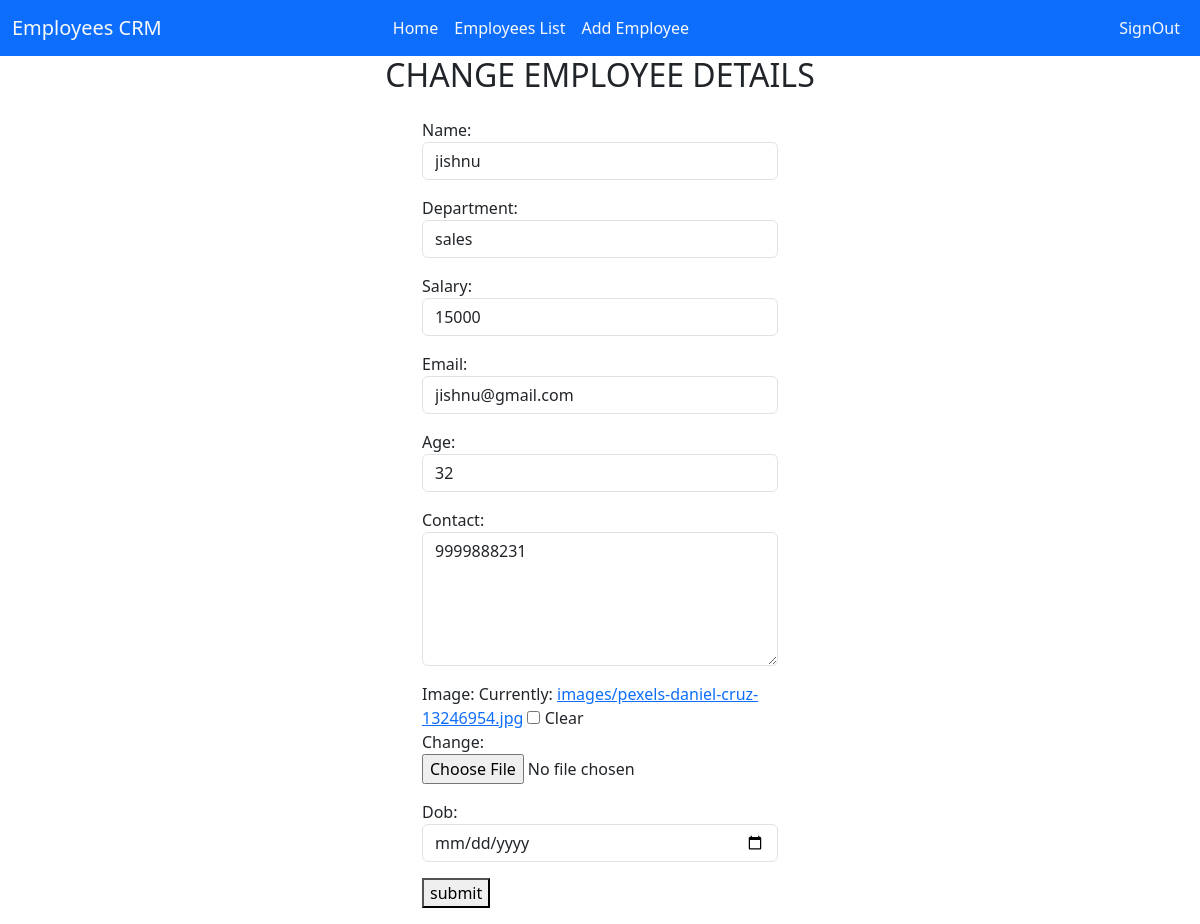
Screenshot of /employees/1/change/ (signed in) with the database file from the repository.
### crm/models.py (models this page shows, shortened)
class Employees(models.Model):
    name=models.CharField(max_length=200)
    department=models.CharField(max_length=200)
    salary=models.PositiveIntegerField()
    email=models.EmailField(unique=True)
    age=models.PositiveIntegerField()
    contact=models.CharField(max_length=10,null=True)
    image=models.ImageField(upload_to="images",null=True,blank=True)
    dob=models.DateField(null=True,blank=True)

### crm/views.py (the view, shortened to what this page needs)
# urls.py: path("employees/<int:pk>/change/",views.EmployeeUpdateView.as_view(),name="emp-edit"),
@method_decorator(signin_required,name="dispatch")
class EmployeeUpdateView(View):
    def get(self,request,*args,**kwargs):
        id=kwargs.get("pk")
        obj=Employees.objects.get(id=id)
        form=EmployeeModelForm(instance=obj)
        return render(request,"emp_edit.html",{"form":form})

### crm/forms.py
class EmployeeModelForm(forms.ModelForm):
    class Meta:
        model=Employees
        fields="__all__"
        widgets={
                    "name":forms.TextInput(attrs={"class":"form-control"}),
                    "department":forms.TextInput(attrs={"class":"form-control"}),
                    "salary":forms.NumberInput(attrs={"class":"form-control"}),
                    "email":forms.EmailInput(attrs={"class":"form-control"}),
                    "age":forms.NumberInput(attrs={"class":"form-control"}),
                    "contact":forms.Textarea(attrs={"class":"form-control","rows":5}),
                    "dob":forms.DateInput(attrs={"class":"form-control","type":"date"}),
                }

### crm/views.py (called while the page is built)
def signin_required(fn):
    def wrapper(request,*args,**kwargs):
        if not request.user.is_authenticated:
            messages.error(request,"please login to start session")
            return redirect("signin")
        else:
            return fn(request,*args,**kwargs)
    return wrapper

### crm/templates/emp_edit.html (shortened to what this page needs)
{%extends 'base.html'%}
{%block body_block%}
<div class="container">
    <h2 class="text-center">CHANGE EMPLOYEE DETAILS</h2>
   <div class="row">
    <div class="col-4"></div>
    <div class="col-4">
        <div class="mt-3">
            <form action="" method="post" enctype="multipart/form-data">
                <div class="mb-3">
                    {{form.as_p}}
                </div>
                <div class="mb-3">
                    <button type="submit">submit</button>
                </div>
            </form>
        </div>
    </div>
    <div class="col-4"></div>
   </div>
</div>
{%endblock%}

### rows the page displays
Employees: name "jishnu", department "sales", salary "15000", email "jishnu@gmail.com", age "32", contact "9999888231"
